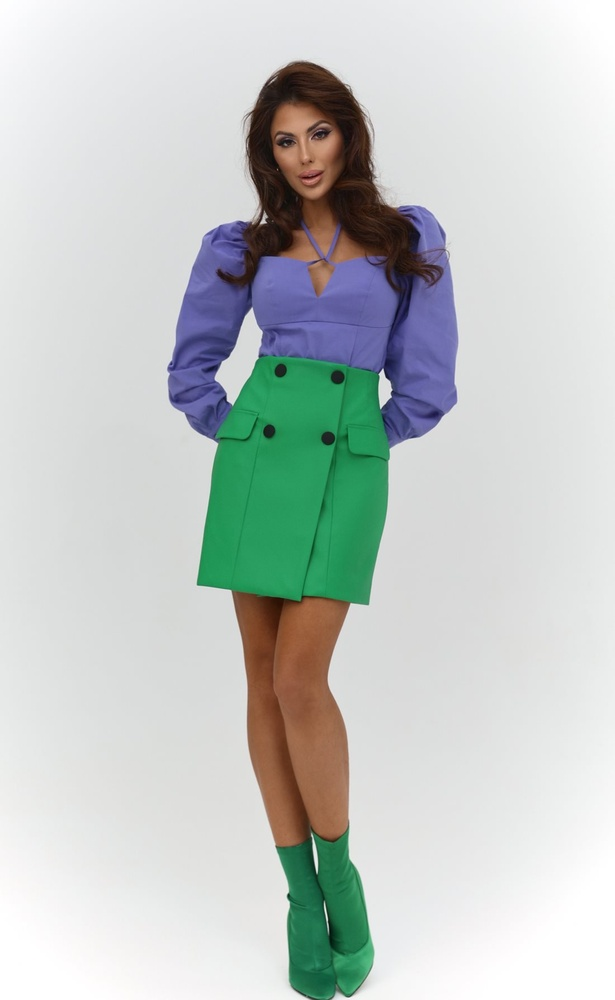
#> input picture Lab5-6/Task.jpg, 615 x 1000 px, shrunk from 1100 x 1788 before the run
$ python Task.py
#> lines starting #> are read from the running program, lines starting #| are printed output that depends on the picture; after the words box and inside, x2 and y2 are one past the last pixel; in counts of white or black regions, pixels touching at a corner belong together
import cv2
import numpy as np
import matplotlib.pyplot as plt
from matplotlib import colors
from matplotlib.colors import hsv_to_rgb

image = cv2.imread('Task.jpg')
#> image is the input picture: shape (1000, 615, 3); mean B, G, R 198.3, 201, 194.6


image_rgb = cv2.cvtColor(image, cv2.COLOR_BGR2RGB)


image_hsv = cv2.cvtColor(image_rgb, cv2.COLOR_RGB2HSV)
#> image_hsv: shape (1000, 615, 3); mean H, S, V 66, 33.6, 207.8


lower_purple = np.array([115, 25, 50])
upper_purple = np.array([130, 200, 240])

mask = cv2.inRange(image_hsv, lower_purple, upper_purple)
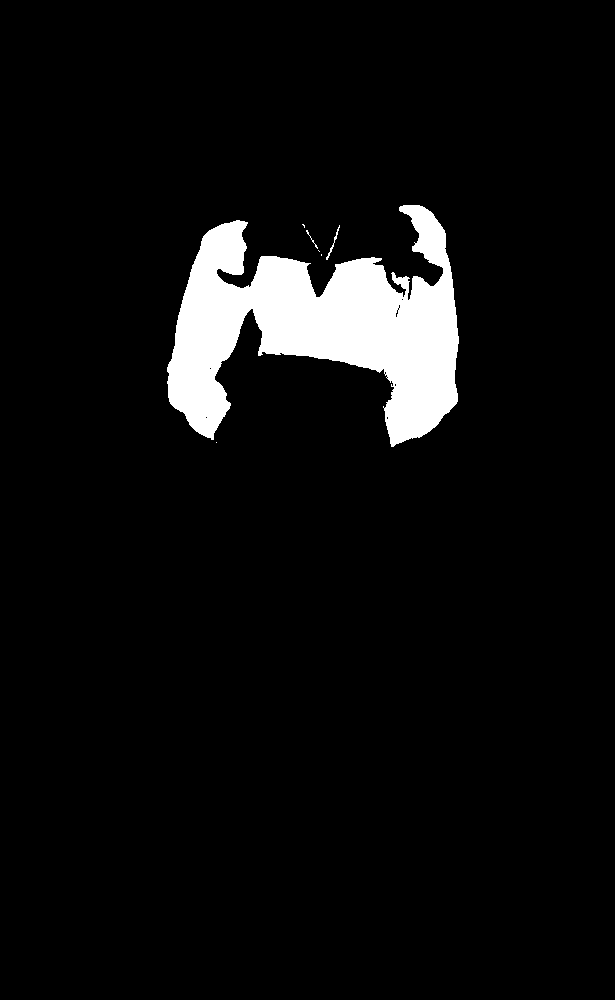
#> mask: shape (1000, 615); 5.8% white; 7 white regions (4 under 20 px), largest, box (x1, y1, x2, y2) and area: (167, 205, 459, 447) 35463, (326, 225, 340, 260) 64, (306, 230, 318, 249) 28

result = cv2.bitwise_and(image_rgb, image_rgb, mask=mask)
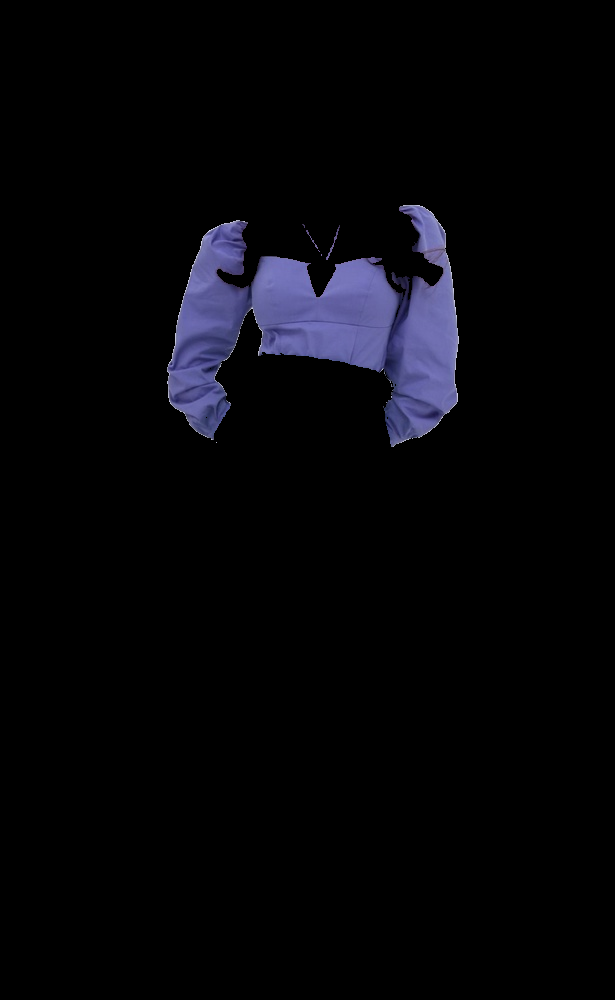
#> result: shape (1000, 615, 3); mean R, G, B 5.5, 5.5, 8.9

plt.figure(figsize=(12, 6))
plt.subplot(1, 3, 1)
plt.imshow(image_rgb)
plt.title('Исходное изображение')

plt.subplot(1, 3, 2)
plt.imshow(mask, cmap='gray')
plt.title('Фиолетовая маска')

plt.subplot(1, 3, 3)
plt.imshow(result)
plt.title('Выделенный элемент')

r, g, b = cv2.split(image_hsv)
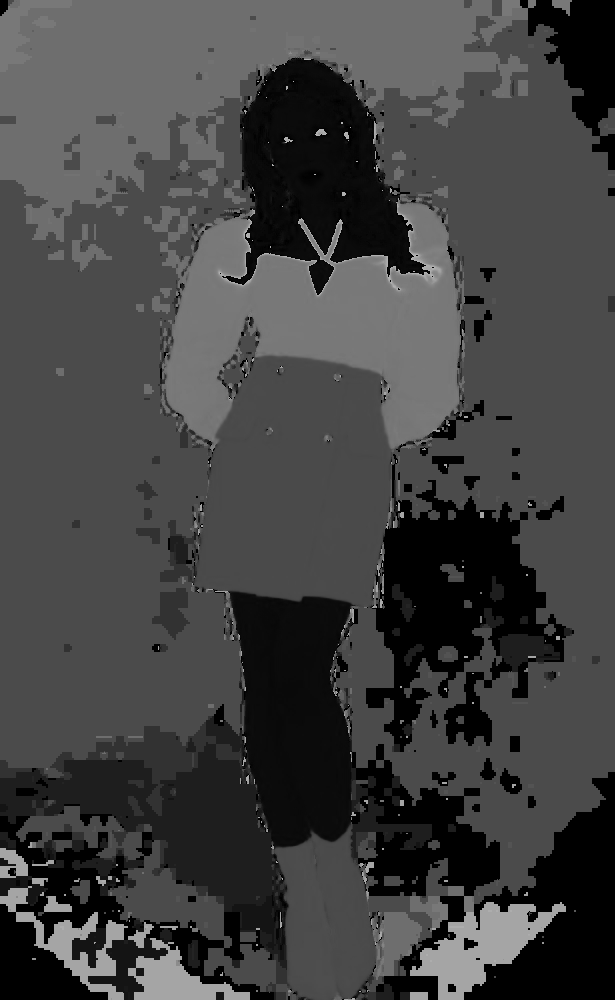
#> r: shape (1000, 615); min 0, max 179, mean 66
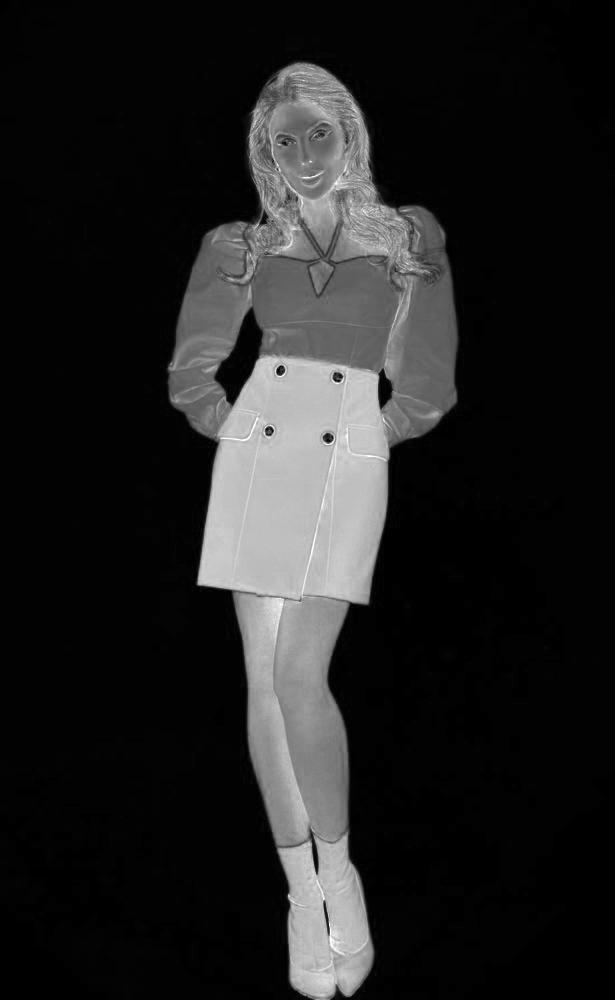
#> g: shape (1000, 615); min 0, max 255, mean 33.6
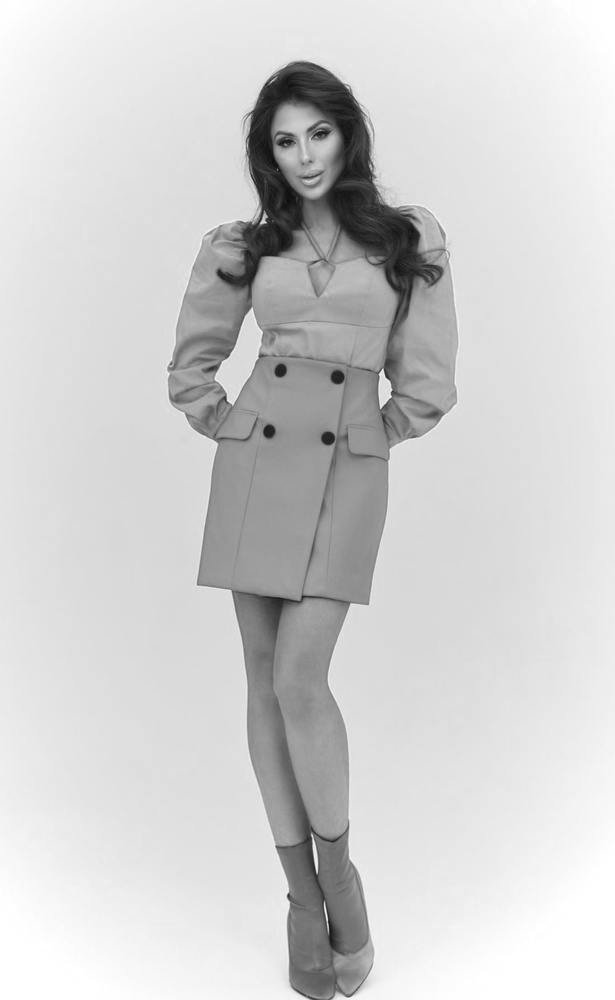
#> b: shape (1000, 615); min 12, max 255, mean 207.8
fig = plt.figure()
axis = fig.add_subplot(1, 1, 1)
pixel_colors = image_rgb.reshape((np.shape(image_rgb)[0]*np.shape(image_rgb)[1], 3))
norm = colors.Normalize(vmin=-1.,vmax=1.)
norm.autoscale(pixel_colors)
pixel_colors = norm(pixel_colors).tolist()
#> pixel_colors = 615000 items
axis.scatter(r.flatten(), b.flatten(), facecolors=pixel_colors, marker=".")
axis.set_xlabel("Hue")
axis.set_ylabel("Value")
plt.show()
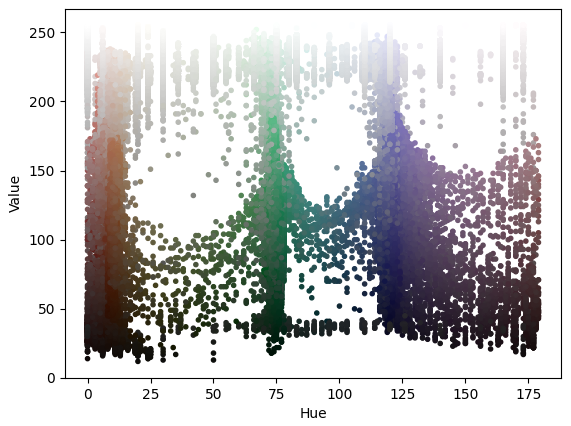
#> figure drawn by matplotlib, 1 panel

$ run again, with Lab5-6/HSV_gist.png saved as Lab5-6/Task.jpg
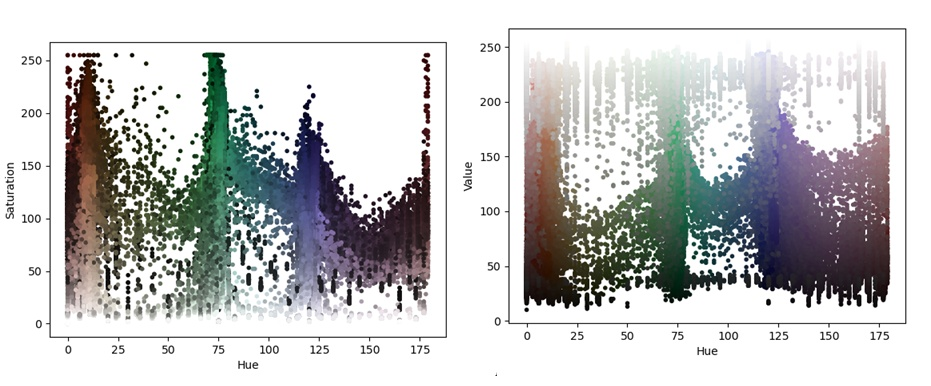
#> input picture Lab5-6/HSV_gist.png, 931 x 386 px
#> image is the input picture: shape (386, 931, 3); mean B, G, R 201.1, 201, 200.6
#> image_hsv: shape (386, 931, 3); mean H, S, V 37.8, 26.2, 205.7
#> `mask = cv2.inRange(image_hsv, lower_purple, upper_purple)`:
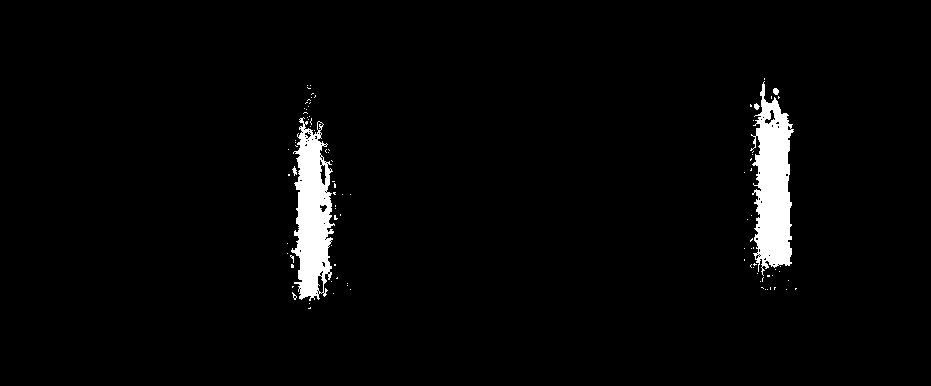
#> mask: shape (386, 931); 2.9% white; 94 white regions (89 under 20 px), largest, box (x1, y1, x2, y2) and area: (750, 81, 794, 276) 5255, (291, 117, 335, 301) 4859, (773, 88, 779, 95) 33, (754, 103, 760, 110) 27, (292, 166, 297, 176) 26
#> pixel_colors = 359366 items
#> `plt.show()`:
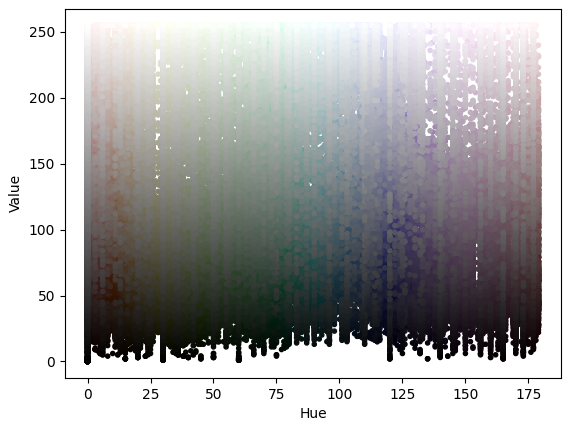
#> figure drawn by matplotlib, 1 panel
